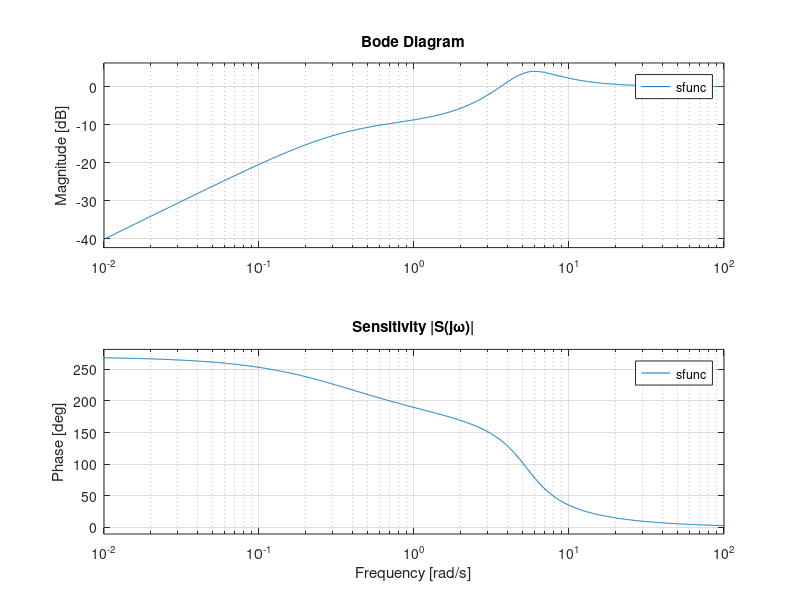

Recreate this plot in MATLAB.
clc;
clear;

%G(s) = K / (s^2 - w0^2)
% w0 = sqrt(g/L)
% K = 1/(mL^2)

%specifying system parameters
m = 1;
L = 1;
g = 9.81;
w0 = sqrt(g/L);
K_nominal = 1 / (m*(L^2));
numG = K_nominal;
denG = [1 0 -w0^2];
G = tf(numG, denG);

% PID = D(s) = Kp + Ki/s + kd*s;
%controller parameters:
Kp = 40;
Ki = 10;
Kd = 5;
D = pid(Kp, Ki, Kd);


% Pertubed Plant
%To show robustness, we use 20% heavier system; thus effective
%gain drops by 20%
K_pertubed = K_nominal / 1.20;
K_pertubed2 = K_nominal / 1.90;
Gp = tf(K_pertubed, denG);
Gp2 = tf(K_pertubed2, denG);

% G, Gp are open loop transfer function


% Closed Loop Transfer Function

% 1. Reference Tracking:
% T(s) = G(s)*D(s) / (1 + G(s)*D(s))
T = feedback(G*D, 1);
TP = feedback(Gp*D, 1);
TP2 = feedback(Gp2*D, 1);

% Disturbance Rejection:
% If a torque response W(s) enters at the plant input,
% the output response is:
% theta(s)|W = (G(s) / (1 + G(s)*D(s)))*W(s) = G(s)*S(s)*W(s)
%where S(s) = 1 / (1 + GD) => Sensitivity
Td = G*inv(1 + G*D);
Tdp = Gp*inv(1 + Gp*D);
Tdp2 = Gp2*inv(1 + Gp2*D);

%Sensitvity Function
%S(s) = 1 / (1 + G(s)D(s))
sfunc = feedback(1, G*D);


%Comparisons:
t = 0:0.001:10;

%Reference
y_nom = step(T, t);
y_per = step(TP, t);
y_per2 = step(TP2, t);
figure(1);
subplot(3,1,1);
plot(t, y_nom, 'b', t, y_per, 'r--', t, y_per2, 'b--', LineWidth=2);
title("Closed-Loop Step (R->theta)")
xlabel('Time(s)'); ylabel('Tilit theta(t)');
legend('Nominal', '+20% mass', '+90% mass');
grid on;

%Disturbance
w_nom = step(Td, t);
w_per = step(Tdp,t);
w_per2 = step(Tdp2, t);
subplot(3,1,2);
plot(t, w_nom,'b', t, w_per,'r--', t, w_per2, 'b--', LineWidth = 2);
title('Closed-Loop Step to Disturbance (W → Theta)');
xlabel('Time (s)'); ylabel('Tilt Theta(t)');
legend('Nominal','+20% mass', '+90% mass');
grid on;

%Sensitivity
subplot(3,1,3);
bode(sfunc), grid on;
title('Sensitivity |S(j\omega)|');

saveas(gcf, sprintf("PID_plot_pg.png"));
